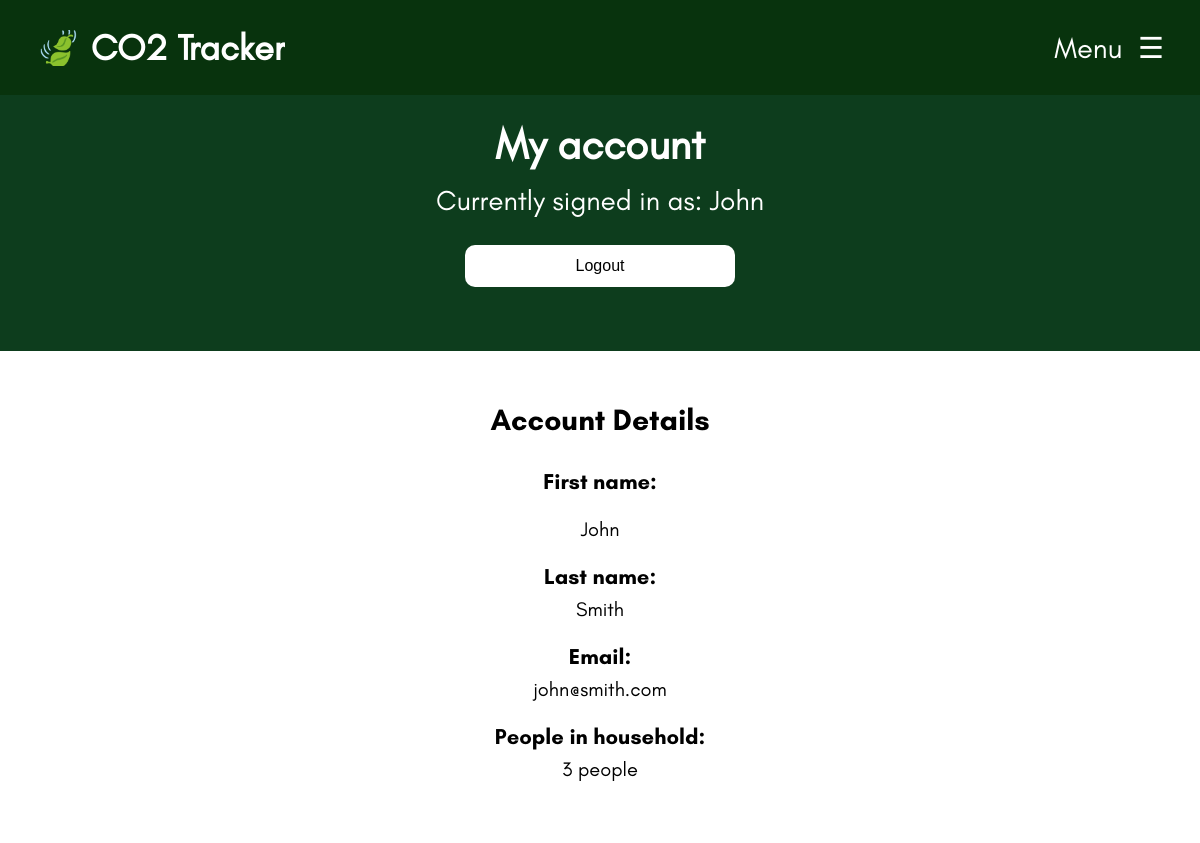
Screenshot of /account.php (signed in) with the database file from the repository.
### tables this page shows
CREATE TABLE User
(
	User_ID INTEGER PRIMARY KEY AUTOINCREMENT,
	Username TEXT NOT NULL UNIQUE,
	Password_Hash TEXT NOT NULL,
	Email TEXT NOT NULL UNIQUE,
	Fname TEXT NOT NULL,
	Lname TEXT,
	Num_Of_Household_Members INT NOT NULL
);

### components/functions.php (called while the page is built, shortened)
<?php
function dbConnect()
{
  $db = new SQLite3(__DIR__ . "/data.db");
  $db->enableExceptions(true);
  return $db;
}
function getUser()
{
  $db = dbConnect();
  $stmt = $db->prepare("SELECT * FROM User WHERE User_ID = :id");
  $stmt->bindValue(':id', $_SESSION['user_id']);
  $result = $stmt->execute();
  return $result->fetchArray(SQLITE3_ASSOC);
}

### account.php (the view, shortened to what this page needs)
<!DOCTYPE html>
<html lang="en">
  <?php
    include("components/head.php");
  ?>
    <div class="welcome-container">
        <h1>My account</h1>
        <p><?php echo isset($_SESSION['user_id']) ? "Currently signed in as: " . $user['Username'] . "" : "Sign in to start tracking your emissions!"; ?></p>
        <form method="POST">
            <button type="submit" name="logout" class="sign-up-button" style="<?php echo !$user ? 'display:none' : 'display:block'; ?>">Logout</button>
        </form>
        <br><br>
    </div>
    <div class="account-container">
        <p>Account Details</p>
        <p id="account-title">First name:</p>
        <p2 id="account-info"><?php echo isset($_SESSION['user_id']) ? $user['Fname'] : ""; ?></p2>
        <p id="account-title">Last name:</p>
        <p id="account-info"><?php echo isset($_SESSION['user_id']) ? $user['Lname'] : ""; ?></p2>
        <p id="account-title">Email:</p>
        <p id="account-info"><?php echo isset($_SESSION['user_id']) ? $user['Email'] : ""; ?></p2>
        <p id="account-title">People in household:</p>
        <p id="account-info">
            <?php
                if (isset($_SESSION['user_id']) && isset($user['Num_Of_Household_Members'])) {
                    echo $user['Num_Of_Household_Members'] . ($user['Num_Of_Household_Members'] == 1 ? " person" : " people");
                }
            ?>
        </p>
        <br><br>
    </div>
</body>
</html>

### css/style.css (style rules this page uses)
:root { --lighter-theme-colour: #1b5e31; --main-theme-colour: #0d3d1d; --darker-theme-colour: #08330d; --error-colour: #ff1313; }
.welcome-container { z-index: -1; display: flex; flex-direction: column; box-sizing: border-box; text-align: center; align-items: center; position: absolute; left: 0; right: 0; width: 100%; padding: 20px 0; background-color: var(--main-theme-colour); color: white; font-family: Glacial Indifference; }
.welcome-container h1 { font-size: 42px; margin-bottom: -15px; }
.welcome-container p { font-size: 28px !important; }
body { font-size: 18px; font-family: Arial, Helvetica, sans-serif; }
.account-container { float: left; width: 100%; background-color: white; text-align: center; align-items: center; align-content: center; margin-top: 300px; }
.account-container p { font-family: Glacial Indifference Bold; font-size: 30px; }
#account-title { font-family: Glacial Indifference Bold; font-size: 22px; }
#account-info { font-family: Glacial Indifference; font-size: 20px; margin-top: -15px; }
.sign-up-button { border-radius: 10px; width: 270px; height: 42px; color: black; font-size: 16px; background-color: white; border: none; cursor: pointer; }

### rows the page displays
user: Username "John", Fname "John", Lname "Smith", Email "john@smith.com", Num_Of_Household_Members "3"
